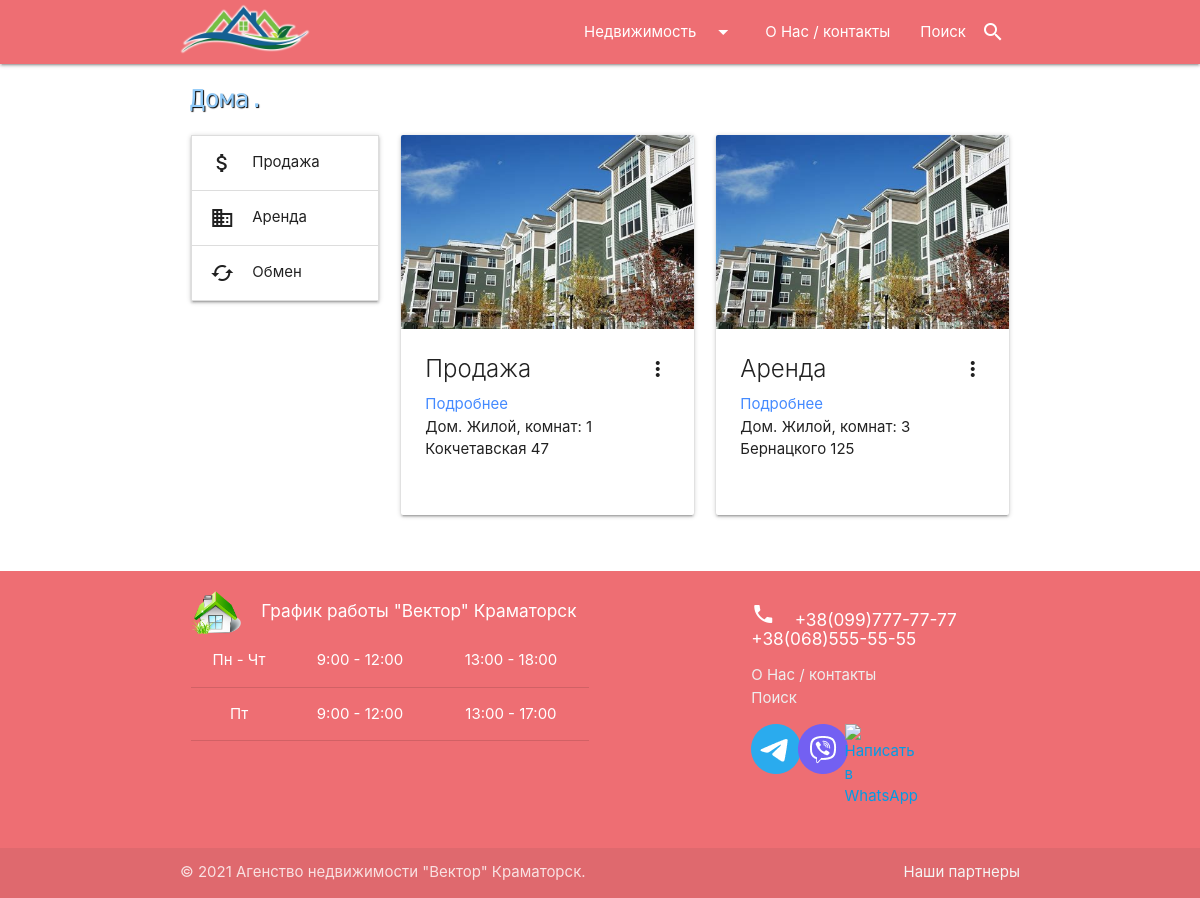
Screenshot of /houses/ with the database file from the repository.
### agency/models.py (models this page shows, shortened)
class House(models.Model):
    PLASTIC = 'Пластик'
    WOOD = 'Дерево'
    WINDOW_CHOICE = [(PLASTIC, 'Пластик'), (WOOD, 'Дерево')]
    BASIC_REPAIR = 'Базовый ремонт'
    FULL_REPAIR = 'Полный ремонт'
    NO_REPAIR = 'Требуется ремонт'
    HOUSE_CONDITION = [(BASIC_REPAIR, 'Базовый ремонт'), (FULL_REPAIR, 'Полный ремонт'), (NO_REPAIR, 'Требуется ремонт')]
    RESIDENTIAL = 'Жилой'
    NOT_RESIDENTIAL = 'Не жилой'
    RESIDENTIAL_CONDITION = [(RESIDENTIAL, 'Жилой'), (NOT_RESIDENTIAL, 'Не жилой')]
    slug_title = 'House'
    created_at = models.DateTimeField(auto_now_add=True, verbose_name='Создано')
    updated_at = models.DateTimeField(auto_now=True, verbose_name='Обновлено')
    proposal_type = models.CharField(max_length=8, choices=_PROP_CHOICES, default=_SALE, verbose_name='Тип предложения')
    price = models.FloatField(verbose_name='Цена $')
    number_of_rooms = models.PositiveSmallIntegerField(
        default=1, validators=[MinValueValidator(1), MaxValueValidator(10)], verbose_name='Кол-во комнат'
    )
    total_floors_number = models.PositiveSmallIntegerField(
        default=1, validators=[MinValueValidator(1), MaxValueValidator(25)], verbose_name='Всего этажей'
    )
    window_type = models.CharField(max_length=25, choices=WINDOW_CHOICE, default=PLASTIC, verbose_name='Окна')
    house_condition = models.CharField(
        max_length=20, choices=HOUSE_CONDITION, default=FULL_REPAIR, verbose_name='Ремонт'
    )
    resident_condition = models.CharField(
        max_length=8, choices=RESIDENTIAL_CONDITION, default=RESIDENTIAL, verbose_name='Состояние'
    )
    total_area = models.FloatField(
        default=10.0, validators=[MinValueValidator(10.0), MaxValueValidator(400.0)], verbose_name='Общая площадь кв.м'
    )
    garden_plot_size = models.FloatField(verbose_name='Размер садового участка сот.')
    basement = models.BooleanField(default=True, verbose_name='Подвал?')
    household_buildings = models.BooleanField(default=True, verbose_name='Хоз. постройки?')
    draw_well = models.BooleanField(default=True, verbose_name='Колодец?')
    address = models.CharField(max_length=65, verbose_name='Адрес')
    description = models.TextField(blank=True, max_length=400, verbose_name='Описание')
    settlement = models.ForeignKey(Settlement, on_delete=models.PROTECT, null=True, verbose_name='Поселок')
    realtors = models.ManyToManyField(Realtor, blank=True, verbose_name='Риелтор')
    def get_absolute_url(self):
        return reverse('house', kwargs={"pk": self.pk})
    class Meta:
        verbose_name = 'Дом'
        verbose_name_plural = 'Дома'
        ordering = ['created_at']

class HouseGallery(models.Model):
    house = models.ForeignKey(House, on_delete=models.CASCADE, related_name='images')
    image = models.ImageField(upload_to="houses/")

### agency/views.py (the view)
# urls.py: path('houses/', HousesView.as_view(), name='houses'),
class HousesView(ListView):
    model = House
    template_name = 'agency/houses.html'
    context_object_name = 'houses'
    paginate_by = 6
    def get_context_data(self, *, object_list=None, **kwargs):
        context = super().get_context_data(**kwargs)
        context['title'] = "Дома."
        return context
    def get_queryset(self):
        return House.objects.all()

### agency/templatetags/houses_tags.py (called while the page is built)
@register.inclusion_tag('agency/list_settlements.html')
def show_settlements():
    settlementsBySale = Settlement.objects.filter(house__proposal_type__contains='sale').annotate(
        cnt=Count('house')).filter(cnt__gt=0)
    settlementsByRental = Settlement.objects.filter(house__proposal_type__contains='rental').annotate(
        cnt=Count('house')).filter(cnt__gt=0)
    settlementsByExchange = Settlement.objects.filter(house__proposal_type__contains='exchange').annotate(
        cnt=Count('house')).filter(cnt__gt=0)
    return {
        "settlementsSale":settlementsBySale,
        "settlementsRental": settlementsByRental,
        "settlementsExchange": settlementsByExchange,
    }

### agency/templates/agency/houses.html (shortened to what this page needs)
{% extends 'index.html' %}
{% block content %}
<div class="container">
    <h5 class="pageTitle">{{ title }}</h5>
    <div class="row">
        <div class="col s12 m12 l3">
            {% include 'inc/_houses_sidebar.html' %}
        </div>
        <div class="col s12 m12 l9">
            <div class="row">
                {% for item in houses %}
                <div class="col s12 m6 l6 xl4">
                    <div class="card sticky-action hoverable card_flat">
                        <div class="card-image waves-effect waves-block waves-light">
                            <img class="activator" src="{{ item.images.first.image.url }}">
                        </div>
                        <div class="card-content">
                            <span class="card-title activator grey-text text-darken-4">
                                {% if item.proposal_type == 'sale' %}
                                    Продажа
                                {% elif item.proposal_type == 'rental' %}
                                    Аренда
                                {% elif item.proposal_type == 'exchange' %}
                                    Обмен
                                {% else %}
                                    unknown
                                {% endif %}
                                <i class="material-icons right">more_vert</i>
                            </span>
                            <a href="{{ item.get_absolute_url }}" style="color: #448aff;">Подробнее</a>
                            <p>Дом. {{ item.resident_condition }}, комнат: {{ item.number_of_rooms }}</p>
                            <p>{{ item.address }}</p>
                        </div>
                    </div>
                </div>
                {% endfor %}
            </div>
            <div class="col s12 paginator" style="display: flex; justify-content: center;">
            </div>
        </div>
    </div>
</div>
{% endblock %}

### rental/static/css/main.css (style rules this page uses)
body { display: flex; min-height: 100vh; flex-direction: column; }
.pageTitle { font-family: 'Rubik Mono One', sans-serif; color: #90caf9; text-shadow: 1px 1px 1px black; margin-left: 5px; padding: 5px; }
@media screen and (min-width: 993px) { .card_flat { height: 380px; } }

### rows the page displays
House: images.first.image (picture), proposal_type "Продажа", resident_condition "Жилой", number_of_rooms "1", address "Кокчетавская 47"
House: images.first.image (picture), proposal_type "Аренда", resident_condition "Жилой", number_of_rooms "3", address "Бернацкого 125"

### other values shown
{{ title }} "Дома."
